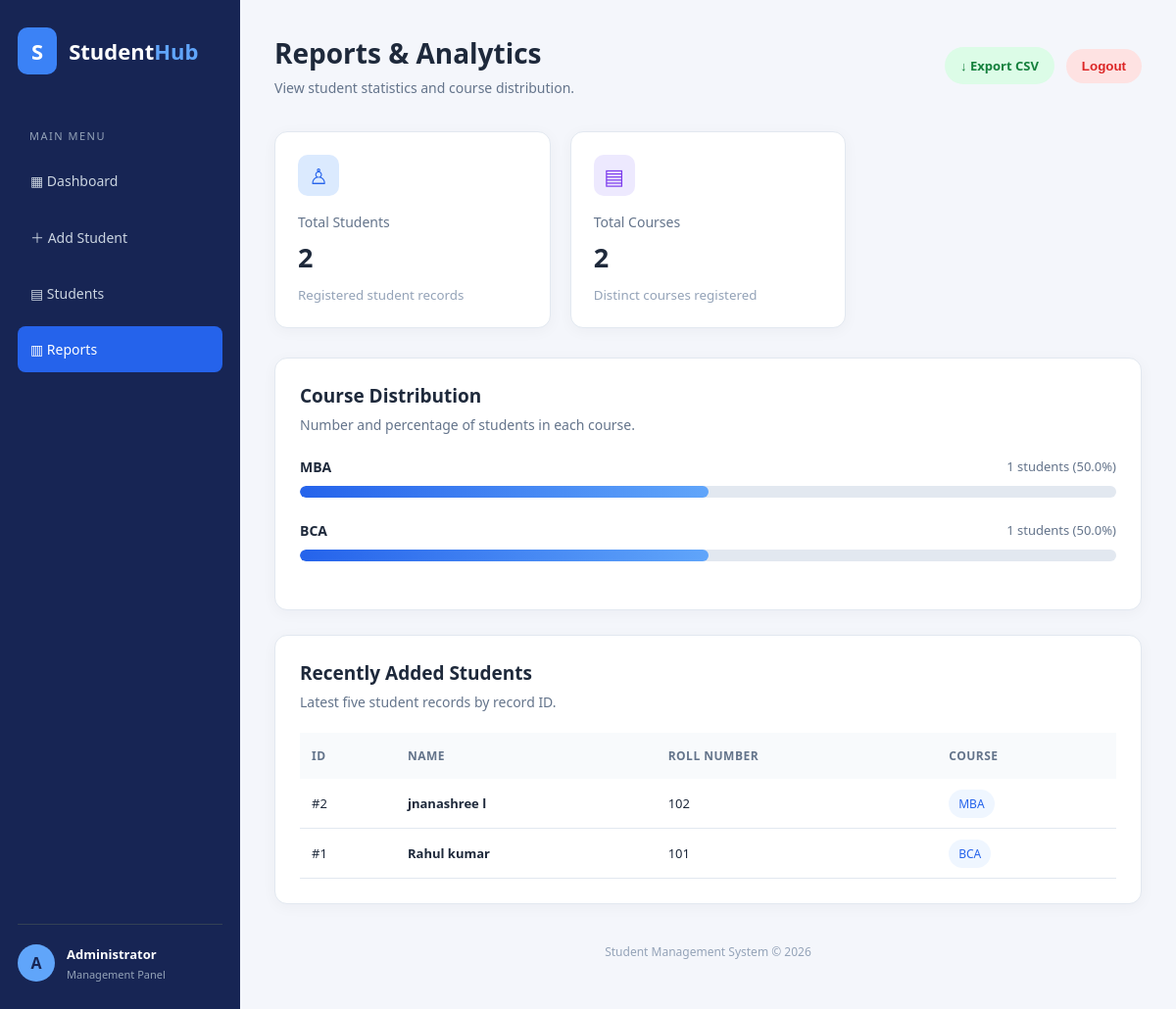
The page /reports (signed in) on the database its author committed.
### tables this page shows
CREATE TABLE students (
                id INTEGER PRIMARY KEY AUTOINCREMENT,
                name TEXT NOT NULL,
                roll TEXT NOT NULL UNIQUE,
                course TEXT NOT NULL
            );

### app.py (the view)
@app.route("/reports")
@login_required
def reports():
    with get_db() as db:
        total = db.execute(
            "SELECT COUNT(*) FROM students"
        ).fetchone()[0]
        course_count = db.execute(
            "SELECT COUNT(DISTINCT course) FROM students"
        ).fetchone()[0]
        course_stats = db.execute("""
            SELECT course, COUNT(*) AS student_count
            FROM students
            GROUP BY course
            ORDER BY student_count DESC
        """).fetchall()
        recent_students = db.execute("""
            SELECT * FROM students
            ORDER BY id DESC
            LIMIT 5
        """).fetchall()
    course_data = []
    for item in course_stats:
        percentage = (
            round(item["student_count"] / total * 100, 1)
            if total else 0
        )
        course_data.append({
            "course": item["course"],
            "student_count": item["student_count"],
            "percentage": percentage
        })
    return render_template(
        "reports.html",
        total=total,
        course_count=course_count,
        course_stats=course_data,
        recent_students=recent_students
    )

### app.py (called while the page is built)
def get_db():
    db = sqlite3.connect(app.config["DATABASE"])
    db.row_factory = sqlite3.Row
    return db

def login_required(view):
    @wraps(view)
    def wrapped_view(*args, **kwargs):
        if "admin" not in session:
            return redirect(url_for("login"))
        return view(*args, **kwargs)
    return wrapped_view

### templates/reports.html (shortened to what this page needs)
<!DOCTYPE html>
<html lang="en">
<head>
    <link rel="stylesheet"
          href="{{ url_for('static', filename='style.css') }}">
</head>
<body>
<div class="dashboard">
    <aside class="sidebar">
        <div class="brand">
            <div class="brand-icon">S</div>
            <span>Student<span class="brand-light">Hub</span></span>
        </div>
        <p class="menu-title">MAIN MENU</p>
        <nav>
            <a href="{{ url_for('home') }}" class="nav-link">
                ▦ Dashboard
            </a>
            <a href="{{ url_for('home') }}#add-student" class="nav-link">
                ＋ Add Student
            </a>
            <a href="{{ url_for('home') }}#student-records" class="nav-link">
                ▤ Students
            </a>
            <a href="{{ url_for('reports') }}" class="nav-link active">
                ▥ Reports
            </a>
        </nav>
        <div class="sidebar-bottom">
            <div class="profile">
                <div class="avatar">A</div>
                <div>
                    <strong>Administrator</strong>
                    <small>Management Panel</small>
                </div>
            </div>
        </div>
    </aside>
    <main class="main-content">
        <header class="topbar">
            <div>
                <h1>Reports & Analytics</h1>
                <p>View student statistics and course distribution.</p>
            </div>
            <div class="topbar-actions">
                <a href="{{ url_for('export_students') }}"
                   class="export-btn">
                    ↓ Export CSV
                </a>
                <form action="{{ url_for('logout') }}" method="POST">
                    <button type="submit" class="logout-btn">
                        Logout
                    </button>
                </form>
            </div>
        </header>
        <section class="stats-grid">
            <div class="stat-card blue">
                <div class="stat-icon">♙</div>
                <p>Total Students</p>
                <h2>{{ total }}</h2>
                <small>Registered student records</small>
            </div>
            <div class="stat-card purple">
                <div class="stat-icon">▤</div>
                <p>Total Courses</p>
                <h2>{{ course_count }}</h2>
                <small>Distinct courses registered</small>
            </div>
        </section>
        <section class="panel">
            <div class="panel-heading">
                <h2>Course Distribution</h2>
                <p>Number and percentage of students in each course.</p>
            </div>
            {% if course_stats %}
                {% for item in course_stats %}
                    <div class="course-report">
                        <div class="course-info">
                            <strong>{{ item.course }}</strong>
                            <span>
                                {{ item.student_count }} students
                                ({{ item.percentage }}%)
                            </span>
                        </div>
                        <div class="progress-track">
                            <div class="progress-fill"
                                 style="width: {{ item.percentage }}%">
                            </div>
                        </div>
                    </div>
                {% endfor %}
            {% else %}
                <p class="empty-message">
                    No student data available for reports.
                </p>
            {% endif %}
        </section>
        <section class="panel">
            <div class="panel-heading">
                <h2>Recently Added Students</h2>
                <p>Latest five student records by record ID.</p>
            </div>
            <div class="table-wrapper">
                <table>
                    <thead>
                        <tr>
                            <th>ID</th>
                            <th>Name</th>
                            <th>Roll Number</th>
                            <th>Course</th>
                        </tr>
                    </thead>
                    <tbody>
                        {% for student in recent_students %}
                        <tr>
                            <td>#{{ student.id }}</td>
                            <td class="student-name">
                                {{ student.name }}
                            </td>
                            <td>{{ student.roll }}</td>
                            <td>
                                <span class="course-badge">
                                    {{ student.course }}
                                </span>
                            </td>
                        </tr>
                        {% else %}
                        <tr>
                            <td colspan="4" class="empty-message">
                                No student records available.
                            </td>
                        </tr>
                        {% endfor %}
                    </tbody>
                </table>
            </div>
        </section>
        <footer>
            Student Management System © 2026
        </footer>
    </main>
</div>
</body>
</html>

### static/style.css (style rules this page uses)
* { margin: 0; padding: 0; box-sizing: border-box; }
html { scroll-behavior: smooth; }
body { font-family: "Segoe UI", Arial, sans-serif; background: #f4f6fb; color: #1e293b; }
.dashboard { display: flex; min-height: 100vh; }
.sidebar { width: 245px; background: #172554; color: white; padding: 28px 18px; display: flex; flex-direction: column; flex-shrink: 0; }
.brand { display: flex; align-items: center; gap: 12px; font-size: 22px; font-weight: bold; margin-bottom: 55px; }
.brand-icon { background: #3b82f6; padding: 9px 14px; border-radius: 10px; }
.brand-light { color: #60a5fa; }
.menu-title { color: #94a3b8; font-size: 11px; letter-spacing: 1.5px; margin: 0 0 15px 12px; }
nav { display: flex; flex-direction: column; gap: 10px; }
.nav-link { color: #cbd5e1; text-decoration: none; padding: 14px 13px; border-radius: 8px; font-size: 14px; transition: 0.2s; }
.nav-link:hover, .nav-link.active { background: #2563eb; color: white; }
.sidebar-bottom { margin-top: auto; padding-top: 30px; }
.profile { display: flex; align-items: center; gap: 12px; border-top: 1px solid #334155; padding-top: 20px; }
.avatar { background: #60a5fa; color: #172554; width: 38px; height: 38px; display: grid; place-items: center; border-radius: 50%; font-weight: bold; }
.profile strong, .profile small { display: block; }
.profile strong { font-size: 13px; }
.profile small { color: #94a3b8; font-size: 11px; margin-top: 4px; }
.main-content { flex: 1; padding: 35px; min-width: 0; }
.topbar { display: flex; justify-content: space-between; align-items: center; margin-bottom: 35px; }
.topbar h1 { font-size: 28px; margin-bottom: 7px; }
.topbar p, .panel-heading p { color: #64748b; font-size: 14px; }
.stats-grid { display: grid; grid-template-columns: repeat(3, 1fr); gap: 20px; margin-bottom: 30px; }
.stat-card { background: white; padding: 23px; border-radius: 13px; box-shadow: 0 3px 15px #0f172a0a; border: 1px solid #e2e8f0; }
.stat-icon { width: 42px; height: 42px; display: grid; place-items: center; border-radius: 10px; font-size: 22px; margin-bottom: 17px; }
.blue .stat-icon { background: #dbeafe; color: #2563eb; }
.purple .stat-icon { background: #ede9fe; color: #7c3aed; }
.stat-card p { color: #64748b; font-size: 14px; }
.stat-card h2 { font-size: 27px; margin: 8px 0; }
.stat-card small { color: #94a3b8; }
.panel { background: white; border: 1px solid #e2e8f0; border-radius: 13px; padding: 25px; margin-bottom: 25px; box-shadow: 0 3px 15px #0f172a0a; scroll-margin-top: 20px; }
.panel-heading { margin-bottom: 22px; }
.panel-heading h2 { font-size: 19px; margin-bottom: 7px; }
.table-wrapper { width: 100%; overflow-x: auto; }
table { width: 100%; border-collapse: collapse; min-width: 650px; }
th { background: #f8fafc; color: #64748b; text-align: left; font-size: 12px; text-transform: uppercase; letter-spacing: 0.5px; padding: 15px 12px; }
td { padding: 16px 12px; border-bottom: 1px solid #e2e8f0; font-size: 13px; }
.student-name { font-weight: 600; }
.course-badge { background: #eff6ff; color: #2563eb; padding: 6px 10px; border-radius: 20px; font-size: 12px; }
footer { text-align: center; color: #94a3b8; font-size: 12px; padding: 15px; }
.topbar-actions { display: flex; align-items: center; gap: 12px; }
.logout-btn { background: #fee2e2; color: #dc2626; border: none; padding: 10px 16px; border-radius: 20px; cursor: pointer; font-weight: 600; }
.course-report { margin: 24px 0; }
.course-info { display: flex; justify-content: space-between; gap: 12px; margin-bottom: 10px; font-size: 14px; }
.course-info span { color: #64748b; font-size: 13px; }
.progress-track { width: 100%; height: 12px; background: #e2e8f0; border-radius: 20px; overflow: hidden; }
.progress-fill { height: 100%; background: linear-gradient(90deg, #2563eb, #60a5fa); border-radius: 20px; min-width: 0; }
.export-btn { display: inline-block; padding: 10px 16px; background: #dcfce7; color: #15803d; text-decoration: none; border-radius: 20px; font-size: 13px; font-weight: 600; }

### rows shown on the page
students: course "BCA", student_count "1", percentage "50.0", id "1", name "Rahul kumar", roll "101"
students: id "2", name "jnanashree l", roll "102", course "MBA"

### other values the page prints
{{ total }} "2"
{{ course_count }} "2"
{{ item.course }} "MBA"
{{ item.student_count }} "1"
{{ item.percentage }} "50.0"
